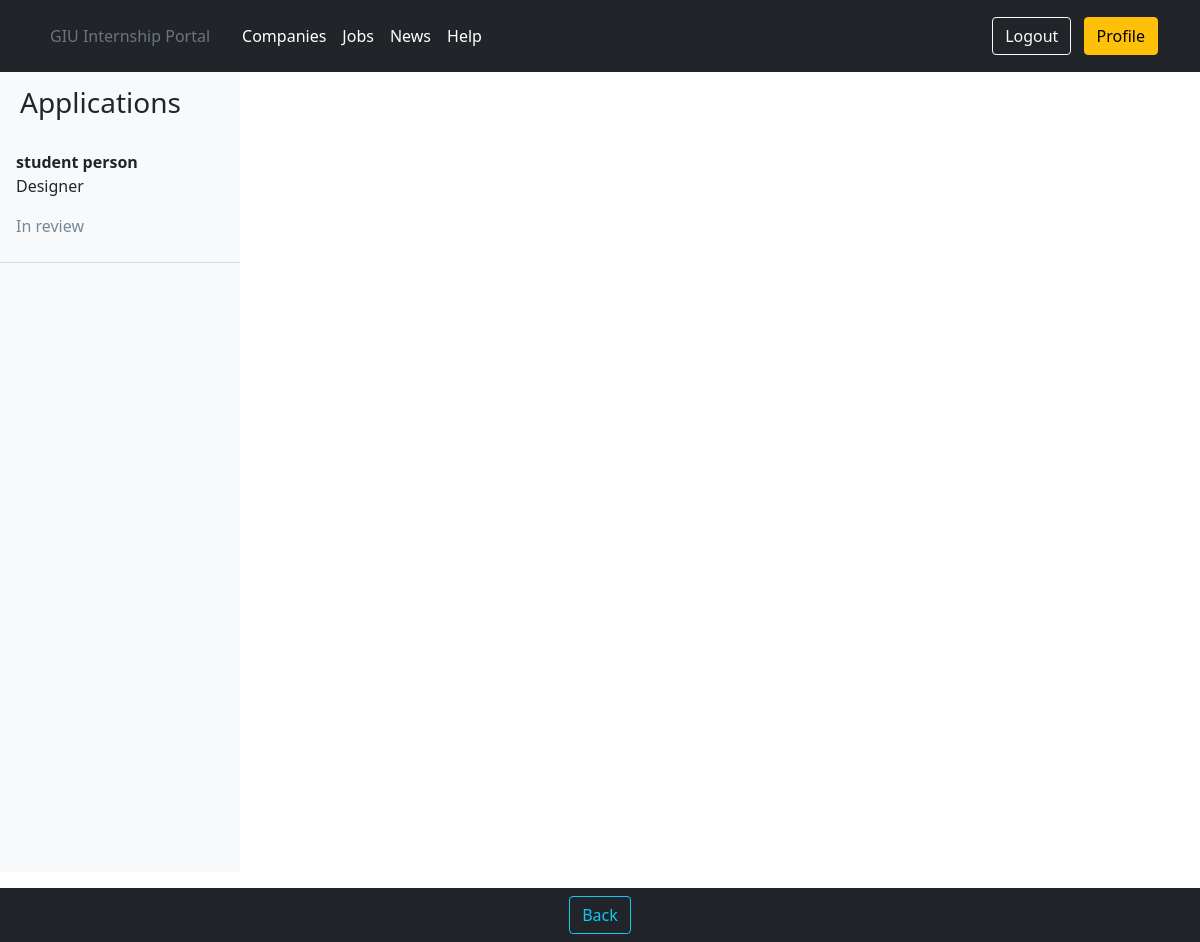
The app's page /users/employer/41/employer_portal/applications/ (signed in) with its own data.
### portal/models.py (models this page shows, shortened)
class Application(models.Model):
    application_id = models.AutoField(primary_key=True)
    student_id = models.ForeignKey(user_models.Student, on_delete=models.DO_NOTHING)
    job_id = models.ForeignKey(Job, on_delete=models.DO_NOTHING)
    application_status = models.CharField(max_length=20, default='In review', blank=True)
    visibility_for_employer = models.BooleanField(default=False, blank=True)
    application_date = models.DateField(default=datetime.datetime.today(), blank=True)
    has_ended = models.BooleanField(default=False, blank=True)
    has_started = models.BooleanField(default=False, blank=True)
    class Meta:
        unique_together = (('student_id', 'job_id'),)

class Job(models.Model):
    job_id = models.AutoField(primary_key=True)
    title = models.CharField(max_length=30)
    job_description = models.TextField(max_length=1000)
    department = models.CharField(max_length=20)
    job_start_date = models.DateField()
    job_end_date = models.DateField()
    application_deadline = models.DateField()
    num_of_available_internships = models.PositiveIntegerField()
    salary_range = models.CharField(max_length=20)
    qualifications = models.TextField(max_length=500)
    job_location = models.CharField(max_length=20)
    application_link = models.CharField(max_length=50, null=True, blank=True)
    application_email = models.CharField(max_length=50, null=True, blank=True)
    job_type = models.CharField(max_length=30)
    employer_id = models.ForeignKey(user_models.Employer, on_delete=models.DO_NOTHING)
    allowed_faculties = models.TextField(max_length=300)
    required_semesters = models.CharField(max_length=20)
    aa_id = models.ForeignKey(user_models.AcademicAdvisor, null=True, blank=True, on_delete=models.DO_NOTHING)
    visibility_fac_rep = models.BooleanField(default=False, blank=True)
    visibility_admin = models.BooleanField(default=False, blank=True)

### users/models.py (models this page shows, shortened)
class Student(models.Model):
    user = models.OneToOneField(User, on_delete=models.CASCADE, primary_key=True)
    middle_name = models.CharField(max_length=20)
    student_university_id = models.PositiveIntegerField()
    birthdate = models.DateField()
    semester = models.IntegerField()
    faculty = models.CharField(max_length=20)
    major = models.CharField(max_length=20)
    gpa = models.DecimalField(decimal_places=2, max_digits=3)
    student_address = models.CharField(max_length=10)
    has_cv = models.BooleanField(default=False, blank=True)
    cover_letter = models.TextField(max_length=1000, default='', blank=True)

class User(AbstractUser):
    is_student = models.BooleanField(default=False)
    is_employer = models.BooleanField(default=False)
    is_admin = models.BooleanField(default=False)
    is_faculty_representative = models.BooleanField(default=False)
    is_academic_advisor = models.BooleanField(default=False)
    is_career_office_coordinator = models.BooleanField(default=False)

### portal/views.py (the view)
# urls.py: path('applications/', views.ShowAllApplicationsByCompany.as_view(), name='employer_show_applicationsByComp'),
class ShowAllApplicationsByCompany(LoginRequiredMixin, UserPassesTestMixin, ListView):
    model = Application
    template_name = 'portal/employer_views_all_applications_by_company.html'
    context_object_name = 'employer_views_all_applications_by_company'
    login_url = 'login'
    queryset = Application.objects.order_by('application_date')
    def get_context_data(self, **kwargs):
        context = super(ShowAllApplicationsByCompany, self).get_context_data(**kwargs)
        context['company_name'] = self.object_list[0].job_id.employer_id.company_name
        return context
    def test_func(self):
        return self.request.user.is_employer

### templates/portal/employer_views_all_applications_by_company.html (shortened to what this page needs)
{% extends 'userprofiles/employer_profile.html' %}
{% load static %}
{% block navitems %}
    <button onclick="history.back()" class="btn btn-outline-info ml-2" type="button">Back</button>
{% endblock navitems %}
{% block header_block %}
    <link rel="stylesheet" href="{% static 'css/employerViewsApplications.css' %}">
{% endblock header_block %}
{% block profile_body %}
    <div class="d-flex" id="wrapper">
        <div class="bg-light border-right vh-100" id="sidebar-wrapper">
            <div class="sidebar-heading">
                <strong><h3>Applications</h3></strong>
            </div>
            <div class="list-group list-group-flush overflow-auto h-100">
                {% for application in employer_views_all_applications_by_company %}
                    {% if application.has_ended == False and application.has_started == False and application.visibility_for_employer == True and application.job_id.employer_id.user == user %}
                        <a href="#" id="application-sidebar-item" class="list-group-item
                    list-group-item-action
                    bg-light side_item">
                            <strong>{{ application.student_id.user.first_name }} {{ application.student_id.user.last_name }}</strong>
                            <p>{{ application.job_id.title }}</p>
                            {% if  application.application_status == 'In review' %}
                                <p style="color: lightslategrey">{{ application.application_status }}</p>
                            {% elif application.application_status == 'Rejected' %}
                                <p style="color: darkred">{{ application.application_status }}</p>
                            {% else %}
                                <p style="color: green">{{ application.application_status }}</p>
                            {% endif %}
                        </a>
                    {% endif %}
                {% endfor %}
                <br>
            </div>
        </div>
    </div>
{% endblock profile_body %}

### static/css/employerViewsApplications.css (style rules this page uses)
body { overflow-x: hidden; }
#sidebar-wrapper { min-height: 100vh; margin-left: -15rem; -webkit-transition: margin .25s ease-out; -moz-transition: margin .25s ease-out; -o-transition: margin .25s ease-out; transition: margin .25s ease-out; }
#sidebar-wrapper .sidebar-heading { padding: 0.875rem 1.25rem; font-size: 1.2rem; }
#sidebar-wrapper .list-group { width: 15rem; }
@media (min-width: 768px) { #sidebar-wrapper { margin-left: 0; } }

### records on screen
Application: student_id.user.first_name "student", student_id.user.last_name "person", job_id "Designer", application_status "In review"
